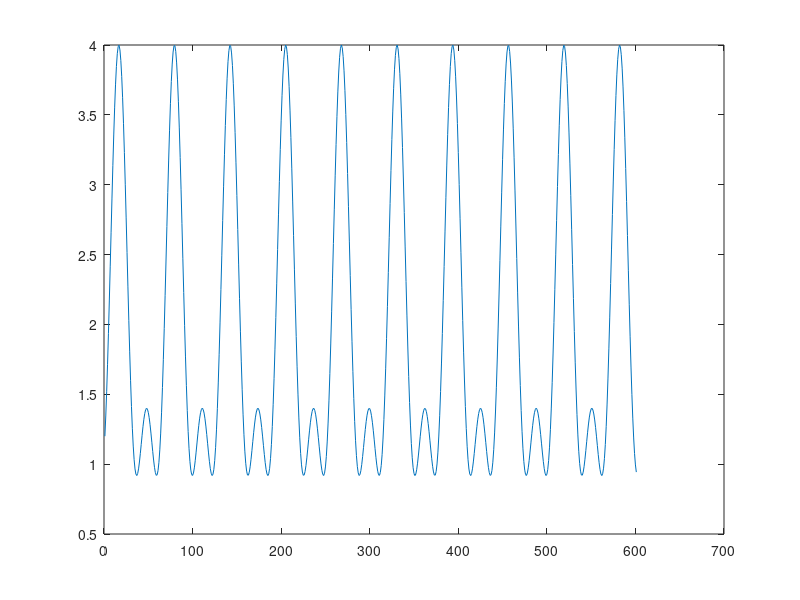
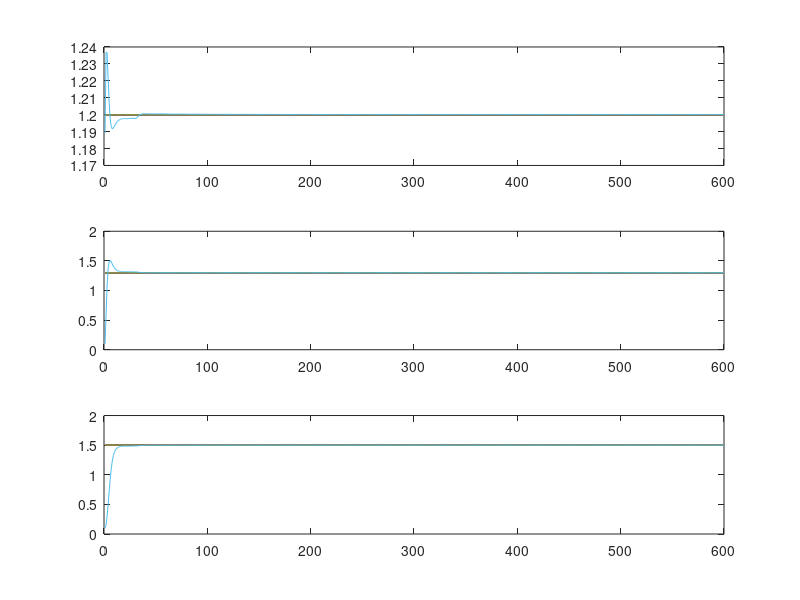

The MATLAB script that drew these images, in order:
close all; clear all; clc;

%% 
% Least square estimation with Gaussian Noise/White Noise.
t = (0:0.1:60)';
u = sin(t);%sawtooth(t);

b0=1.2; b1=1.3; b2=1.5;
y1= b0+b1*u+b2*u.^2; std=0.1; meanValue=0;
ym = b0+b1*u+b2*u.^2;%+ std*randn(size(y1)) + meanValue;%+awgn(y1,10,'measured');
estimates=[]; subset=1; P=100*eye(3); th_e=[0.1; 0.1; 0.1];
for i=1:subset:length(t)-subset
    i
    phi=[]; Y=[]; K=[];
    for j=i:i+subset-1
        phi(end+1,:)=[1 u(j) u(j)^2];
        Y(end+1)=ym(j);
    end
K=P*phi'*inv(eye(length(phi*P*phi'))+phi*P*phi');%P*phi';
err=Y'-phi*th_e;
P=(eye(3)-K*phi)*P;
% phi=[1 u(i+1) u(i+1)^2; 1 u(i+2) u(i+2)^2; 1 u(i+3) u(i+3)^2];
% Y=[ym(i+1) ym(i+2) ym(i+3)]';
th_e = th_e+K*(Y'-phi*th_e);
%th_e=linsolve(phi,Y');
%th_e=inv(phi)*Y';
estimates(:,end+1)=th_e;
end
l=length(estimates);
fig1=figure();
plot(ym);
fig2=figure();
subplot(3,1,1);
plot(b0+zeros(l));
hold on; 
plot(estimates(1,:));
subplot(3,1,2);
plot(b1+zeros(l));
hold on; 
plot(estimates(2,:));
subplot(3,1,3);
plot(b2+zeros(l));
hold on; 
plot(estimates(3,:));
